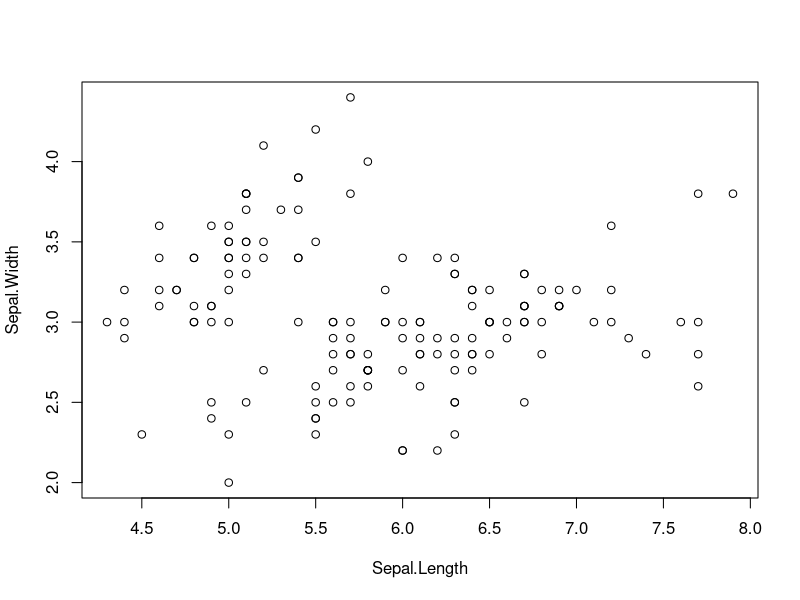
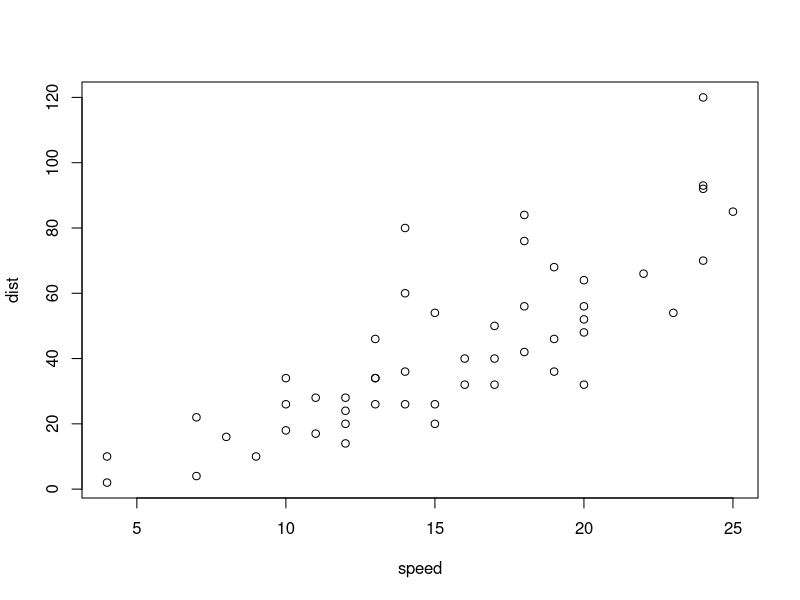

R code for these plots, in order: (Note: this script raises an error after producing the figures.)
## ---- chunk 1
subchunkify <- function(g, fig_height=7, fig_width=5) {
  g_deparsed <- paste0(deparse(
    function() {g}
  ), collapse = '')
  
  sub_chunk <- paste0("
  `","``{r sub_chunk_", floor(runif(1) * 10000), ", fig.height=", fig_height, ", fig.width=", fig_width, ", echo=FALSE}",
  "\n(", 
    g_deparsed
    , ")()",
  "\n`","``
  ")
  
  cat(knitr::knit(text = knitr::knit_expand(text = sub_chunk), quiet = TRUE))
}
## ---- chunk 2
i <- plot(iris[, 1:2])
c <- plot(cars)

subchunkify(i, 2, 7)
subchunkify(c, 5, 1)
